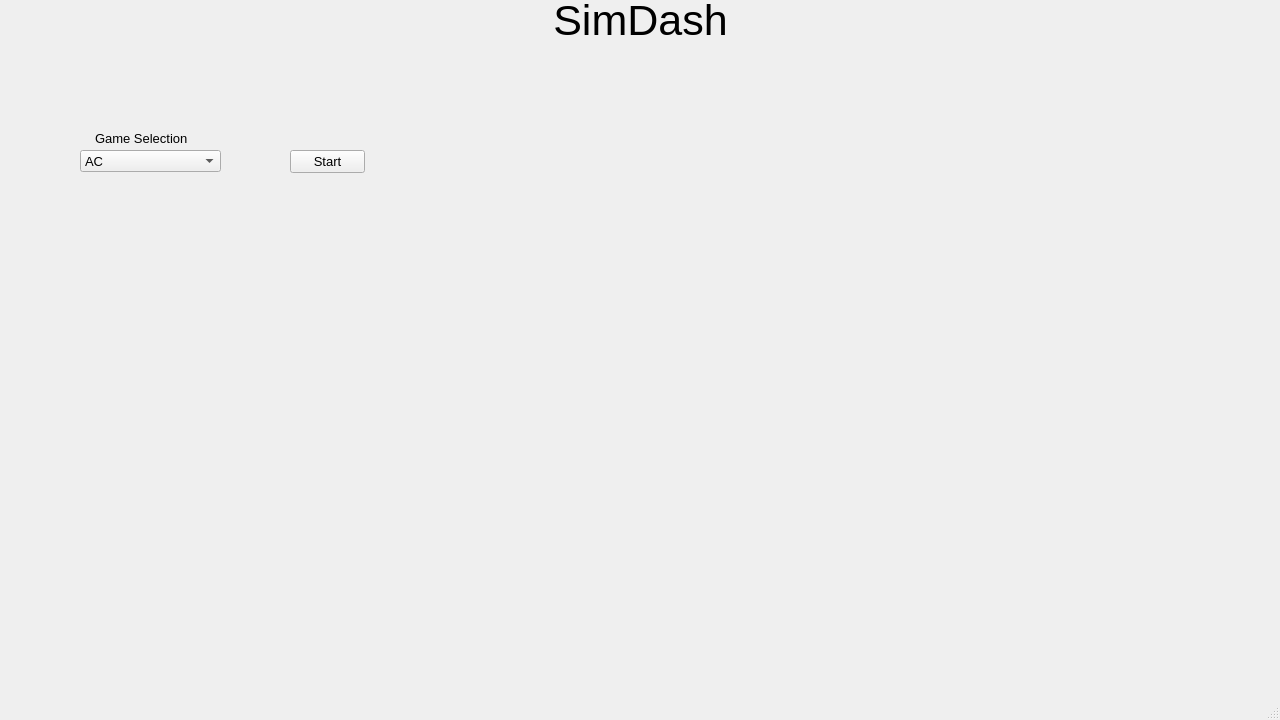
<?xml version="1.0" encoding="UTF-8"?>
<ui version="4.0">
 <class>MainWindow</class>
 <widget class="QMainWindow" name="MainWindow">
  <property name="geometry">
   <rect>
    <x>0</x>
    <y>0</y>
    <width>1280</width>
    <height>720</height>
   </rect>
  </property>
  <property name="font">
   <font>
    <pointsize>10</pointsize>
   </font>
  </property>
  <property name="windowTitle">
   <string>MainWindow</string>
  </property>
  <widget class="QWidget" name="centralwidget">
   <widget class="QLabel" name="label">
    <property name="geometry">
     <rect>
      <x>505</x>
      <y>0</y>
      <width>271</width>
      <height>41</height>
     </rect>
    </property>
    <property name="font">
     <font>
      <pointsize>32</pointsize>
     </font>
    </property>
    <property name="text">
     <string>SimDash</string>
    </property>
    <property name="alignment">
     <set>Qt::AlignCenter</set>
    </property>
   </widget>
   <widget class="QComboBox" name="comboBox">
    <property name="geometry">
     <rect>
      <x>80</x>
      <y>150</y>
      <width>141</width>
      <height>22</height>
     </rect>
    </property>
    <item>
     <property name="text">
      <string>AC</string>
     </property>
    </item>
    <item>
     <property name="text">
      <string>ACC</string>
     </property>
    </item>
   </widget>
   <widget class="QPushButton" name="btn_Start">
    <property name="geometry">
     <rect>
      <x>290</x>
      <y>150</y>
      <width>75</width>
      <height>23</height>
     </rect>
    </property>
    <property name="font">
     <font>
      <pointsize>10</pointsize>
     </font>
    </property>
    <property name="text">
     <string>Start</string>
    </property>
   </widget>
   <widget class="QLabel" name="label_2">
    <property name="geometry">
     <rect>
      <x>95</x>
      <y>130</y>
      <width>111</width>
      <height>16</height>
     </rect>
    </property>
    <property name="font">
     <font>
      <pointsize>10</pointsize>
     </font>
    </property>
    <property name="text">
     <string>Game Selection</string>
    </property>
   </widget>
  </widget>
  <widget class="QMenuBar" name="menubar">
   <property name="geometry">
    <rect>
     <x>0</x>
     <y>0</y>
     <width>1280</width>
     <height>25</height>
    </rect>
   </property>
  </widget>
  <widget class="QStatusBar" name="statusbar"/>
 </widget>
 <resources/>
 <connections/>
</ui>
